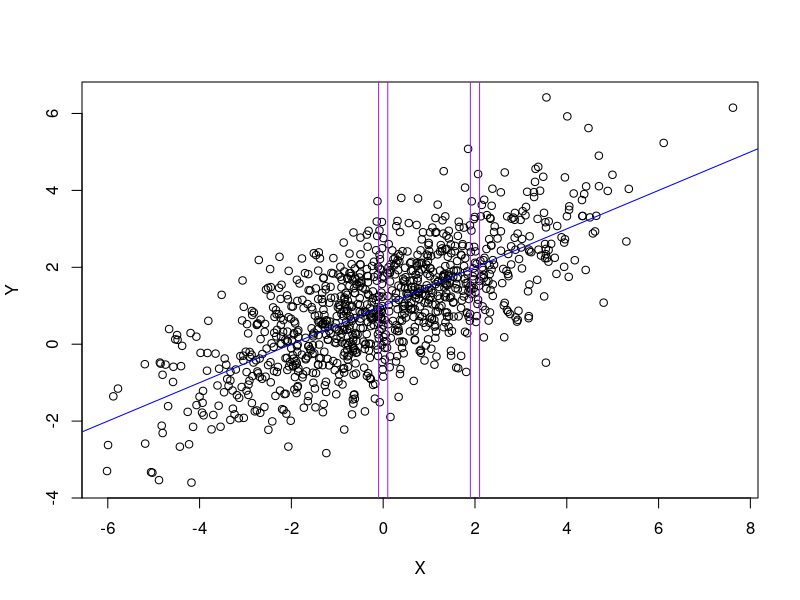
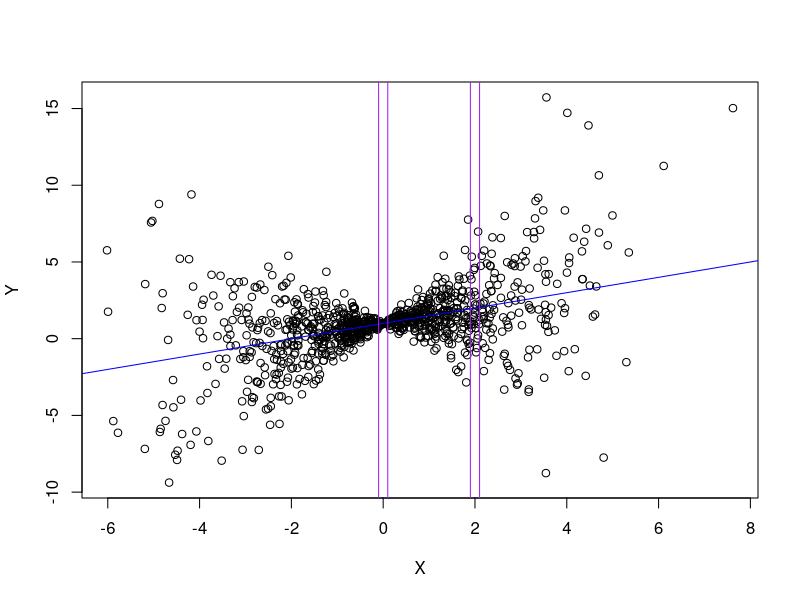
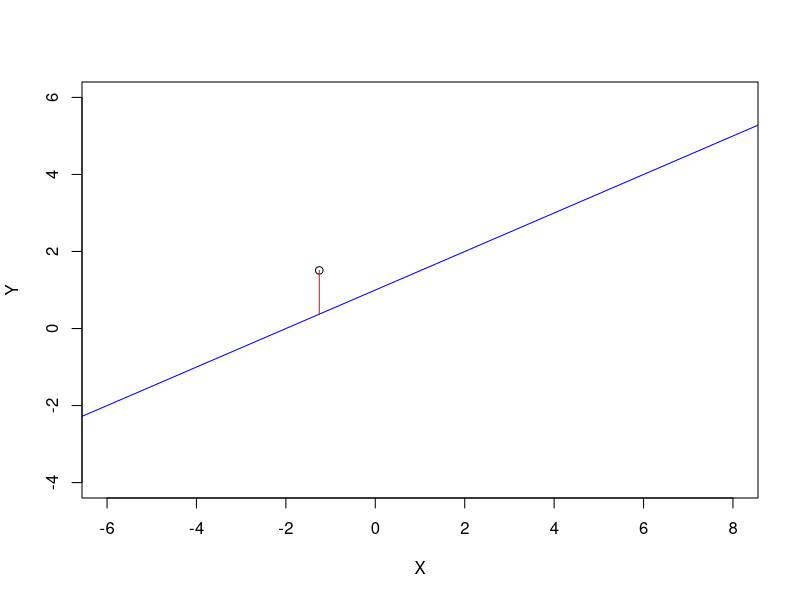
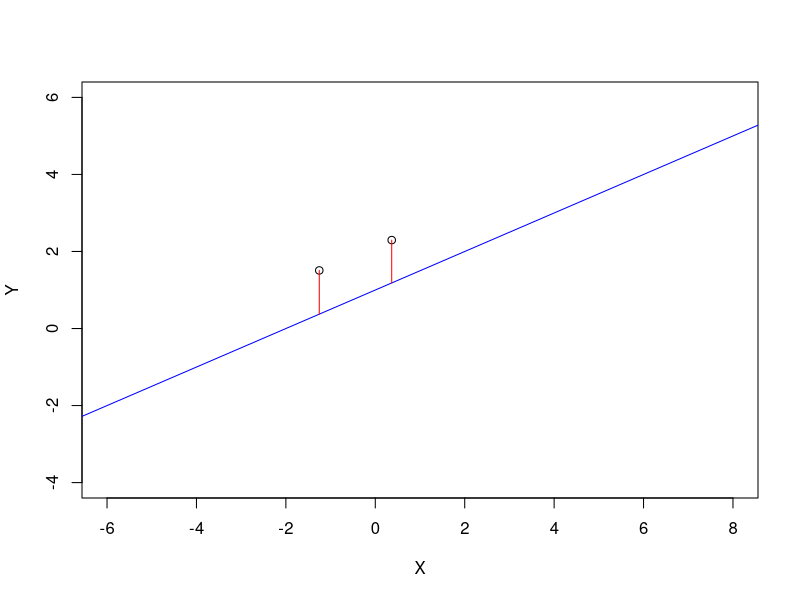
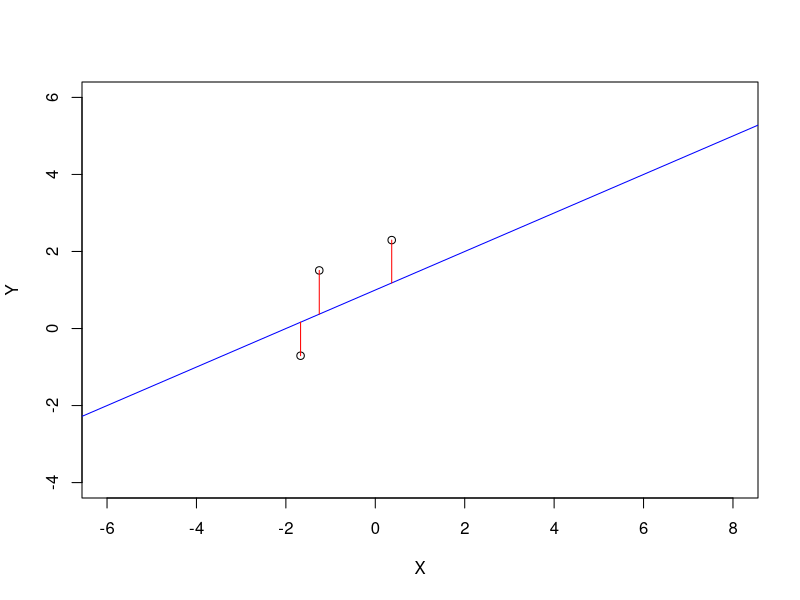
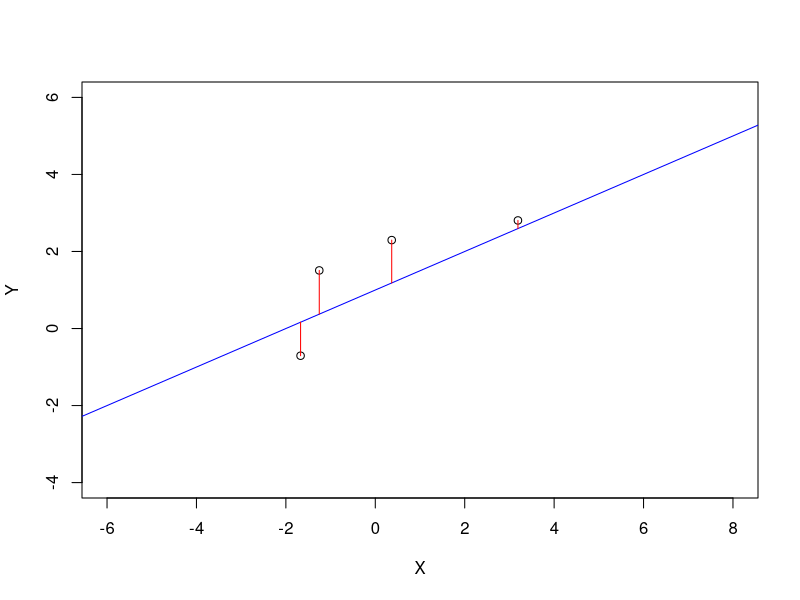

Write the R code that produced these figures, in order.
## ---- chunk 1
set.seed(1)
n <- 1e3
beta_0 <- 1
beta_1 <- 0.5
x <- rnorm(n = n,
           sd = 2)
epsilon <- rnorm(n = n)
y <- beta_0 + beta_1 * x + epsilon
plot(x = x,
     y = y,
     xlab = "X",
     ylab = "Y")
abline(a = beta_0,
       b = beta_1,
       col = "blue")
abline(v = 1.9,
       col = "purple")
abline(v = 2.1,
       col = "purple")
abline(v = -0.1,
       col = "purple")
abline(v = 0.1,
       col = "purple")
## ---- chunk 2
y_bowtie <- beta_0 + beta_1 * x + epsilon * x
plot(x = x,
     y = y_bowtie,
     xlab = "X",
     ylab = "Y")
abline(a = beta_0,
       b = beta_1,
       col = "blue")
abline(v = 1.9,
       col = "purple")
abline(v = 2.1,
       col = "purple")
abline(v = -0.1,
       col = "purple")
abline(v = 0.1,
       col = "purple")
## ---- chunk 3
for(i in 1:4){
  plot(x = x[1:i],
     y = y[1:i],
     xlim = c(-6,8),
     ylim = c(-4,6),
     xlab = "X",
     ylab = "Y")
abline(a = beta_0,
       b = beta_1,
       col = "blue")
segments(x0 = x[1:i],
         x1 = x[1:i],
         y0 = y[1:i] - epsilon[1:i],
         y1 = y[1:i],
         col = "red")
}
